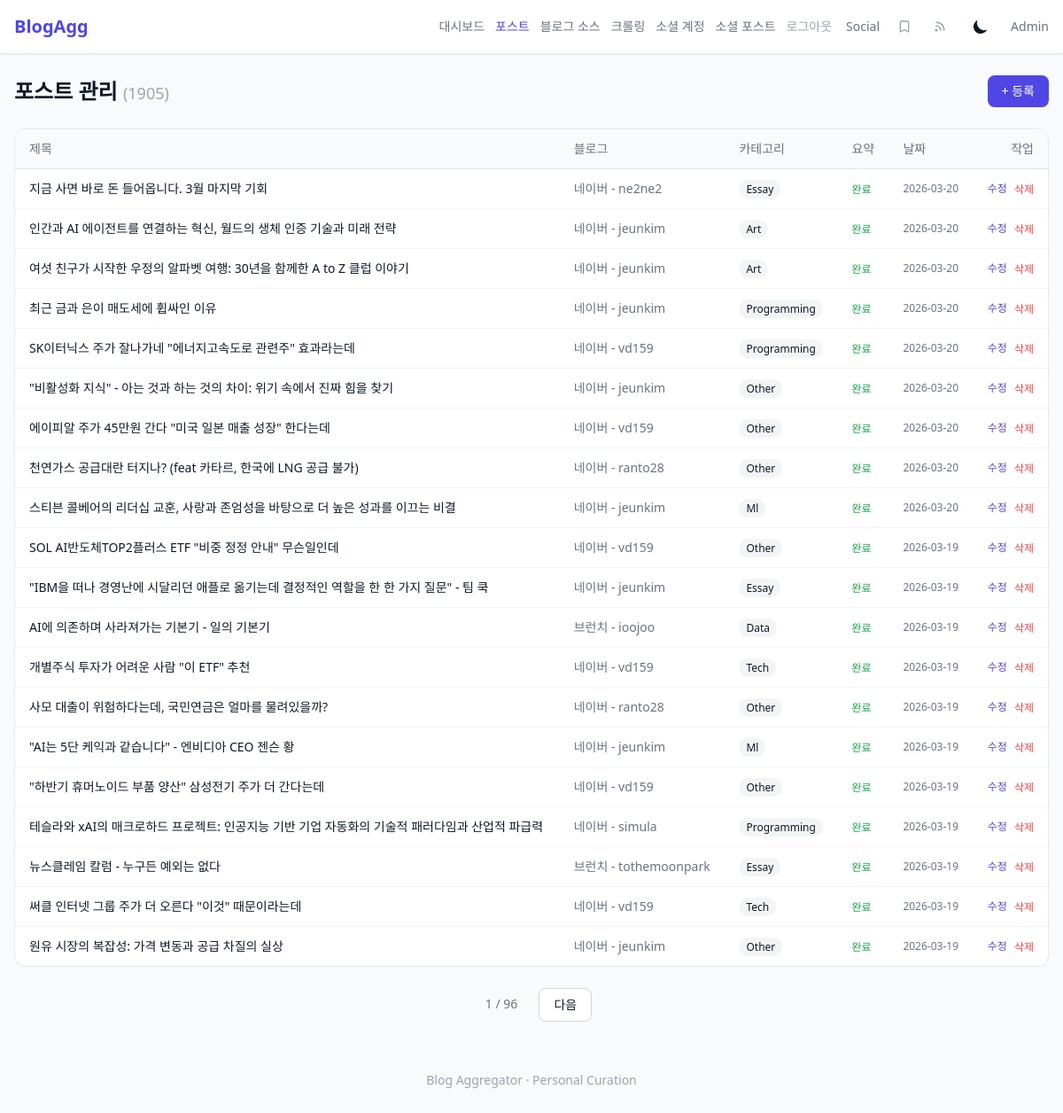
/admin/posts (signed in), run on the app's committed database.
### tables this page shows
CREATE TABLE posts (
            id INTEGER PRIMARY KEY AUTOINCREMENT,
            blog_id INTEGER,
            title TEXT NOT NULL,
            original_url TEXT UNIQUE NOT NULL,
            summary TEXT,
            full_content TEXT,
            author TEXT,
            published_date DATETIME,
            image_url TEXT,
            category TEXT,
            language TEXT DEFAULT 'ko',
            summary_status TEXT DEFAULT 'pending',
            registered_by TEXT DEFAULT 'manual',
            created_at DATETIME DEFAULT CURRENT_TIMESTAMP,
            FOREIGN KEY (blog_id) REFERENCES blogs(id)
        );

CREATE TABLE blogs (
            id INTEGER PRIMARY KEY AUTOINCREMENT,
            name TEXT NOT NULL,
            url TEXT NOT NULL,
            feed_url TEXT,
            category TEXT,
            active INTEGER DEFAULT 1,
            description TEXT,
            created_at DATETIME DEFAULT CURRENT_TIMESTAMP
        , last_crawled_at TEXT, crawl_error TEXT);

### src/api/admin.py (the view)
@router.get("/posts")
@require_auth
async def post_list(request: Request, page: int = Query(1, ge=1)):
    repo = request.app.state.repo
    templates = request.app.state.templates
    per_page = 20
    posts, total = repo.get_posts(page=page, per_page=per_page)
    for post in posts:
        post["tags"] = repo.get_post_tags(post["id"])
    total_pages = math.ceil(total / per_page) if total > 0 else 1
    return templates.TemplateResponse("admin/posts.html", {
        "request": request,
        "posts": posts,
        "total": total,
        "page": page,
        "total_pages": total_pages,
    })

### templates/admin/posts.html (shortened to what this page needs)
{% extends "base.html" %}
{% block nav_extra %}
<div class="flex items-center gap-3 text-sm">
    <a href="/admin/" class="text-gray-500 hover:text-gray-700 dark:text-gray-400 dark:hover:text-gray-200">대시보드</a>
    <a href="/admin/posts" class="text-indigo-600 dark:text-indigo-400 font-medium">포스트</a>
    <a href="/admin/blogs" class="text-gray-500 hover:text-gray-700 dark:text-gray-400 dark:hover:text-gray-200">블로그 소스</a>
    <a href="/admin/crawl" class="text-gray-500 hover:text-gray-700 dark:text-gray-400 dark:hover:text-gray-200">크롤링</a>
    <a href="/admin/social-accounts" class="text-gray-500 hover:text-gray-700 dark:text-gray-400 dark:hover:text-gray-200">소셜 계정</a>
    <a href="/admin/social" class="text-gray-500 hover:text-gray-700 dark:text-gray-400 dark:hover:text-gray-200">소셜 포스트</a>
    <a href="/admin/logout" class="text-gray-400 hover:text-red-500">로그아웃</a>
</div>
{% endblock %}
{% block content %}
<div class="flex items-center justify-between mb-6">
    <h1 class="text-2xl font-bold">포스트 관리 <span class="text-gray-400 text-lg font-normal">({{ total }})</span></h1>
    <a href="/admin/posts/new" class="px-4 py-2 bg-indigo-600 text-white text-sm rounded-lg hover:bg-indigo-700">+ 등록</a>
</div>
{% if posts %}
<div class="bg-white dark:bg-gray-800 rounded-xl border border-gray-200 dark:border-gray-700 overflow-hidden">
    <table class="w-full text-sm">
        <thead class="bg-gray-50 dark:bg-gray-750 border-b border-gray-200 dark:border-gray-700">
            <tr>
                <th class="text-left px-4 py-3 font-medium text-gray-500 dark:text-gray-400">제목</th>
                <th class="text-left px-4 py-3 font-medium text-gray-500 dark:text-gray-400 hidden sm:table-cell">블로그</th>
                <th class="text-left px-4 py-3 font-medium text-gray-500 dark:text-gray-400 hidden md:table-cell">카테고리</th>
                <th class="text-left px-4 py-3 font-medium text-gray-500 dark:text-gray-400 hidden md:table-cell">요약</th>
                <th class="text-left px-4 py-3 font-medium text-gray-500 dark:text-gray-400 hidden lg:table-cell">날짜</th>
                <th class="text-right px-4 py-3 font-medium text-gray-500 dark:text-gray-400">작업</th>
            </tr>
        </thead>
        <tbody class="divide-y divide-gray-100 dark:divide-gray-700">
            {% for post in posts %}
            <tr class="hover:bg-gray-50 dark:hover:bg-gray-750">
                <td class="px-4 py-3">
                    <a href="/admin/posts/{{ post.id }}/edit" class="hover:text-indigo-600 dark:hover:text-indigo-400 line-clamp-1">{{ post.title }}</a>
                </td>
                <td class="px-4 py-3 text-gray-500 dark:text-gray-400 hidden sm:table-cell">{{ post.blog_name or "-" }}</td>
                <td class="px-4 py-3 hidden md:table-cell">
                    <span class="px-2 py-0.5 text-xs rounded-full bg-gray-100 dark:bg-gray-700 capitalize">{{ post.category or "-" }}</span>
                </td>
                <td class="px-4 py-3 hidden md:table-cell">
                    {% if post.summary_status == 'completed' %}
                    <span class="text-green-600 dark:text-green-400 text-xs">완료</span>
                    {% elif post.summary_status == 'failed' %}
                    <span class="text-red-600 dark:text-red-400 text-xs">실패</span>
                    {% else %}
                    <span class="text-gray-400 text-xs">대기</span>
                    {% endif %}
                </td>
                <td class="px-4 py-3 text-gray-500 dark:text-gray-400 hidden lg:table-cell text-xs">{{ post.published_date or post.created_at[:10] if post.created_at else "" }}</td>
                <td class="px-4 py-3 text-right">
                    <div class="flex items-center justify-end gap-2">
                        <a href="/admin/posts/{{ post.id }}/edit" class="text-indigo-600 dark:text-indigo-400 hover:underline text-xs">수정</a>
                        <form method="post" action="/admin/posts/{{ post.id }}/delete" onsubmit="return confirm('삭제하시겠습니까?')">
                            <button type="submit" class="text-red-500 hover:underline text-xs">삭제</button>
                        </form>
                    </div>
                </td>
            </tr>
            {% endfor %}
        </tbody>
    </table>
</div>
{% if total_pages > 1 %}
<div class="flex justify-center gap-2 mt-6">
    <span class="px-4 py-2 text-sm text-gray-500">{{ page }} / {{ total_pages }}</span>
    {% if page < total_pages %}
    <a href="/admin/posts?page={{ page + 1 }}" class="px-4 py-2 text-sm rounded-lg bg-white dark:bg-gray-800 border border-gray-300 dark:border-gray-600">다음</a>
    {% endif %}
</div>
{% endif %}
{% else %}
<div class="text-center py-20 text-gray-400">
    <p>등록된 포스트가 없습니다.</p>
    <a href="/admin/posts/new" class="text-indigo-600 hover:underline text-sm mt-2 inline-block">첫 포스트를 등록하세요</a>
</div>
{% endif %}
{% endblock %}

### static/style.css (style rules this page uses)
.line-clamp-1 { overflow: hidden; display: -webkit-box; -webkit-box-orient: vertical; -webkit-line-clamp: 1; }

### data on the page
posts: title "지금 사면 바로 돈 들어옵니다. 3월 마지막 기회", name "네이버 - ne2ne2", category "Essay", summary_status "완료", created_at+published_date "2026-03-20"
posts: title "인간과 AI 에이전트를 연결하는 혁신, 월드의 생체 인증 기술과 미래 전략", name "네이버 - jeunkim", category "Art", summary_status "완료", created_at+published_date "2026-03-20"
posts: title "여섯 친구가 시작한 우정의 알파벳 여행: 30년을 함께한 A to Z 클럽 이야기", name "네이버 - jeunkim", category "Art", summary_status "완료", created_at+published_date "2026-03-20"
posts: title "최근 금과 은이 매도세에 휩싸인 이유", name "네이버 - jeunkim", category "Programming", summary_status "완료", created_at+published_date "2026-03-20"
posts: title "SK이터닉스 주가 잘나가네 \"에너지고속도로 관련주\" 효과라는데", name "네이버 - vd159", category "Programming", summary_status "완료", created_at+published_date "2026-03-20"
posts: title "\"비활성화 지식\" - 아는 것과 하는 것의 차이: 위기 속에서 진짜 힘을 찾기", name "네이버 - jeunkim", category "Other", summary_status "완료", created_at+published_date "2026-03-20"
posts: title "에이피알 주가 45만원 간다 \"미국 일본 매출 성장\" 한다는데", name "네이버 - vd159", category "Other", summary_status "완료", created_at+published_date "2026-03-20"
posts: title "천연가스 공급대란 터지나? (feat 카타르, 한국에 LNG 공급 불가)", name "네이버 - ranto28", category "Other", summary_status "완료", created_at+published_date "2026-03-20"
posts: title "스티븐 콜베어의 리더십 교훈, 사랑과 존엄성을 바탕으로 더 높은 성과를 이끄는 비결", name "네이버 - jeunkim", category "Ml", summary_status "완료", created_at+published_date "2026-03-20"
posts: title "SOL AI반도체TOP2플러스 ETF \"비중 정정 안내\" 무슨일인데", name "네이버 - vd159", category "Other", summary_status "완료", created_at+published_date "2026-03-19"
posts: title "\"IBM을 떠나 경영난에 시달리던 애플로 옮기는데 결정적인 역할을 한 한 가지 질문\" - 팀 쿡", name "네이버 - jeunkim", category "Essay", summary_status "완료", created_at+published_date "2026-03-19"
posts: title "AI에 의존하며 사라져가는 기본기 - 일의 기본기", name "브런치 - ioojoo", category "Data", summary_status "완료", created_at+published_date "2026-03-19"
posts: title "개별주식 투자가 어려운 사람 \"이 ETF\" 추천", name "네이버 - vd159", category "Tech", summary_status "완료", created_at+published_date "2026-03-19"
posts: title "사모 대출이 위험하다는데, 국민연금은 얼마를 물려있을까?", name "네이버 - ranto28", category "Other", summary_status "완료", created_at+published_date "2026-03-19"
posts: title "\"AI는 5단 케익과 같습니다\" - 엔비디아 CEO 젠슨 황", name "네이버 - jeunkim", category "Ml", summary_status "완료", created_at+published_date "2026-03-19"
posts: title "\"하반기 휴머노이드 부품 양산\" 삼성전기 주가 더 간다는데", name "네이버 - vd159", category "Other", summary_status "완료", created_at+published_date "2026-03-19"
posts: title "테슬라와 xAI의 매크로하드 프로젝트: 인공지능 기반 기업 자동화의 기술적 패러다임과 산업적 파급력", name "네이버 - simula", category "Programming", summary_status "완료", created_at+published_date "2026-03-19"
posts: title "뉴스클레임 칼럼 - 누구든 예외는 없다", name "브런치 - tothemoonpark", category "Essay", summary_status "완료", created_at+published_date "2026-03-19"
posts: title "써클 인터넷 그룹 주가 더 오른다 \"이것\" 때문이라는데", name "네이버 - vd159", category "Tech", summary_status "완료", created_at+published_date "2026-03-19"
posts: title "원유 시장의 복잡성: 가격 변동과 공급 차질의 실상", name "네이버 - jeunkim", category "Other", summary_status "완료", created_at+published_date "2026-03-19"

### other printed values
{{ total }} "1905"
{{ page }} "1"
{{ total_pages }} "96"
